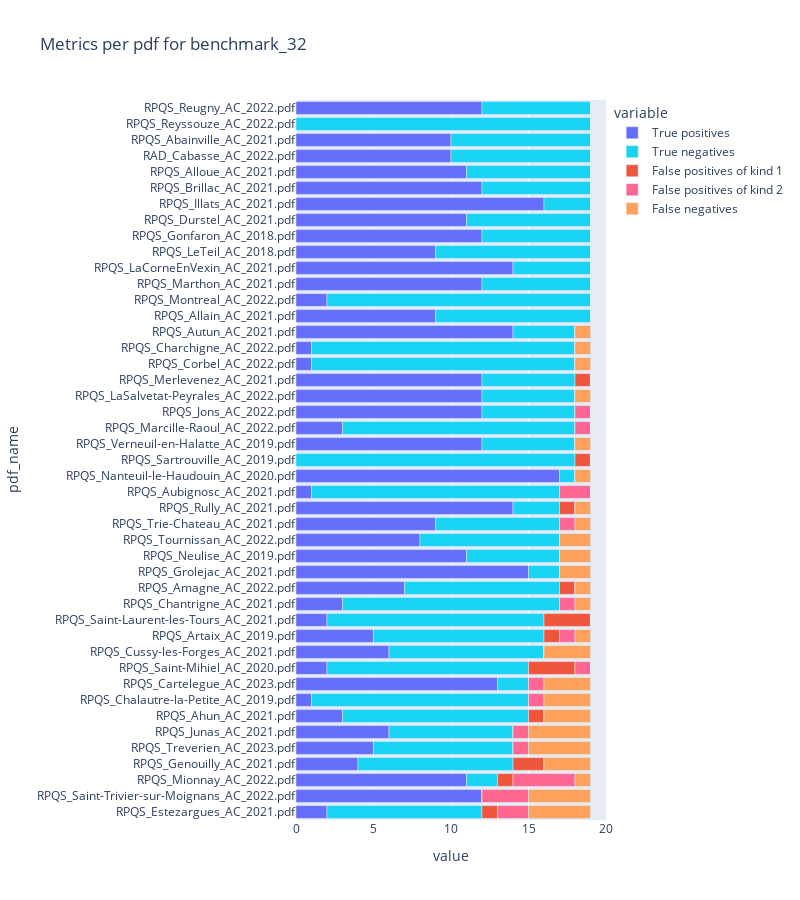
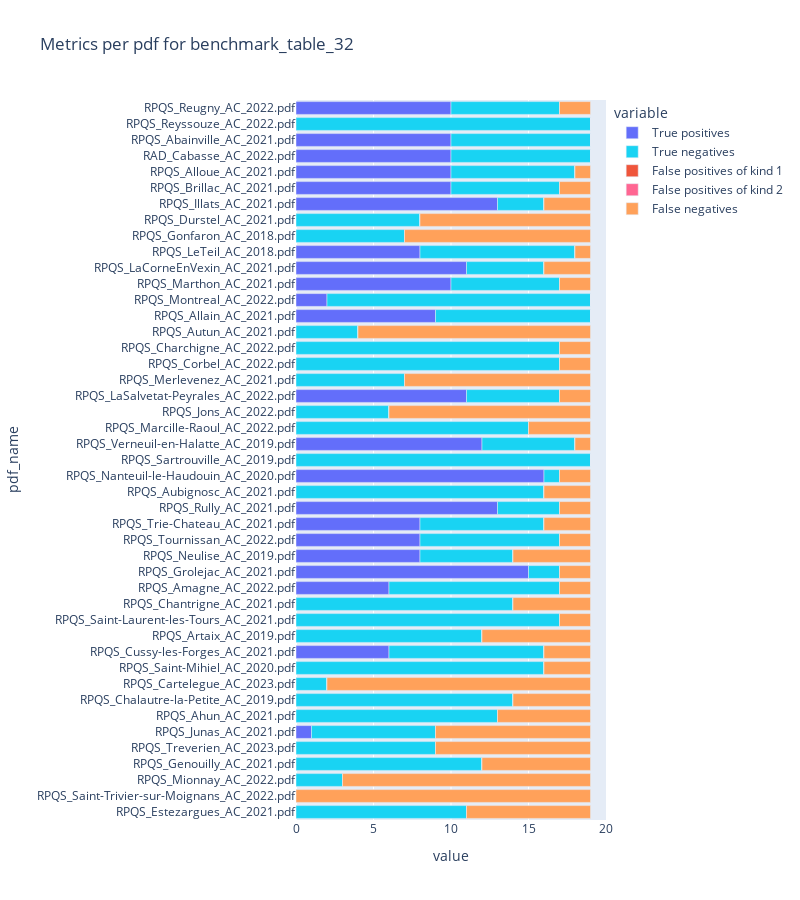

Write notebook code for charts like these, in order.
### Markdown cell above
Plot per pdf the number of  
- true positives (TP).   
- true negatives (TN). 
- false positives of kind 1 (FP1).
- false positives of kind 2 (FP2).
- false negatives (FN).

### Code cell
# Choose the benchmark version to be studied
benchmark_list = ["benchmark_32", "benchmark_table_32"]

# Choose the benchmark version fixing PDF order (descending accuracy)
pdf_order = "benchmark_32"

# Order PDF
pdf_order_list = (df_per_pdf[df_per_pdf["benchmark_version"]==pdf_order]
                  .sort_values(by="accuracy_vs_pdf", ascending=True)["pdf_name"]
                  .to_list())

for benchmark_version in benchmark_list:
    # Select data in the metrics dataframe
    data_to_plot = df_per_pdf[df_per_pdf["benchmark_version"]==benchmark_version]

    # Order PDF
    data_to_plot = data_to_plot.copy()
    data_to_plot['pdf_name'] = pd.Categorical(data_to_plot['pdf_name'], categories=pdf_order_list, ordered=True)
    data_to_plot = data_to_plot.sort_values("pdf_name")

    # Simplify PDF names
    data_to_plot['pdf_name'] = data_to_plot['pdf_name'].str.replace(r"_rpqsid_\d+|_cp\d+", "", regex=True)

    # Rename columns
    new_names_dict = {
        "tp_nb_vs_pdf": "True positives", 
        "tn_nb_vs_pdf": "True negatives", 
        "fp1_nb_vs_pdf": "False positives of kind 1", 
        "fp2_nb_vs_pdf" : "False positives of kind 2", 
        "fn_nb_vs_pdf": "False negatives"
    }
    data_to_plot = data_to_plot.rename(columns=new_names_dict)

    # Plot
    cols_to_show = list(new_names_dict.values())
    fig = px.bar(data_to_plot, 
                    y="pdf_name", 
                    x=cols_to_show,  
                    category_orders={"variable": cols_to_show},
                    #color_discrete_sequence=[px.colors.qualitative.G10[i] for i in [0, 5, 1, 2, 4]],
                    color_discrete_sequence=[px.colors.qualitative.Plotly[i] for i in [0, 5, 1, 6, 4]],
                    height=900,
                    width=800,
                    title=f"Metrics per pdf for {benchmark_version}"
                    )

    fig.show()

### Figure 1 — Plotly figure (JSON) as saved in the notebook; plotly's stock layout.template omitted (floating-point values rounded to 4 significant figures)
{"data": [{"alignmentgroup": "True", "hovertemplate": "variable=True positives<br>value=%{x}<br>pdf_name=%{y}<extra></extra>", "legendgroup": "True positives", "marker": {"color": "#636EFA", "pattern": {"shape": ""}}, "name": "True positives", "offsetgroup": "True positives", "orientation": "h", "showlegend": true, "textposition": "auto", "type": "bar", "x": [2, 12, 11, 4, 5, 6, 3, 1, 13, 2, 6, 5, 2, 3, 7, 15, 11, 8, 9, 14, 1, 17, 0, 12, 3, 12, 12, 12, 1, 1, 14, 9, 2, 12, 14, 9, 12, 11, 16, 12, 11, 10, 10, 0, 12], "xaxis": "x", "y": ["RPQS_Estezargues_AC_2021.pdf", "RPQS_Saint-Trivier-sur-Moignans_AC_2022.pdf", "RPQS_Mionnay_AC_2022.pdf", "RPQS_Genouilly_AC_2021.pdf", "RPQS_Treverien_AC_2023.pdf", "RPQS_Junas_AC_2021.pdf", "RPQS_Ahun_AC_2021.pdf", "RPQS_Chalautre-la-Petite_AC_2019.pdf", "RPQS_Cartelegue_AC_2023.pdf", "RPQS_Saint-Mihiel_AC_2020.pdf", "RPQS_Cussy-les-Forges_AC_2021.pdf", "RPQS_Artaix_AC_2019.pdf", "RPQS_Saint-Laurent-les-Tours_AC_2021.pdf", "RPQS_Chantrigne_AC_2021.pdf", "RPQS_Amagne_AC_2022.pdf", "RPQS_Grolejac_AC_2021.pdf", "RPQS_Neulise_AC_2019.pdf", "RPQS_Tournissan_AC_2022.pdf", "RPQS_Trie-Chateau_AC_2021.pdf", "RPQS_Rully_AC_2021.pdf", "RPQS_Aubignosc_AC_2021.pdf", "RPQS_Nanteuil-le-Haudouin_AC_2020.pdf", "RPQS_Sartrouville_AC_2019.pdf", "RPQS_Verneuil-en-Halatte_AC_2019.pdf", "RPQS_Marcille-Raoul_AC_2022.pdf", "RPQS_Jons_AC_2022.pdf", "RPQS_LaSalvetat-Peyrales_AC_2022.pdf", "RPQS_Merlevenez_AC_2021.pdf", "RPQS_Corbel_AC_2022.pdf", "RPQS_Charchigne_AC_2022.pdf", "RPQS_Autun_AC_2021.pdf", "RPQS_Allain_AC_2021.pdf", "RPQS_Montreal_AC_2022.pdf", "RPQS_Marthon_AC_2021.pdf", "RPQS_LaCorneEnVexin_AC_2021.pdf", "RPQS_LeTeil_AC_2018.pdf", "RPQS_Gonfaron_AC_2018.pdf", "RPQS_Durstel_AC_2021.pdf", "RPQS_Illats_AC_2021.pdf", "RPQS_Brillac_AC_2021.pdf", "RPQS_Alloue_AC_2021.pdf", "RAD_Cabasse_AC_2022.pdf", "RPQS_Abainville_AC_2021.pdf", "RPQS_Reyssouze_AC_2022.pdf", "RPQS_Reugny_AC_2022.pdf"], "yaxis": "y"}, {"alignmentgroup": "True", "hovertemplate": "variable=True negatives<br>value=%{x}<br>pdf_name=%{y}<extra></extra>", "legendgroup": "True negatives", "marker": {"color": "#19D3F3", "pattern": {"shape": ""}}, "name": "True negatives", "offsetgroup": "True negatives", "orientation": "h", "showlegend": true, "textposition": "auto", "type": "bar", "x": [10, 0, 2, 10, 9, 8, 12, 14, 2, 13, 10, 11, 14, 14, 10, 2, 6, 9, 8, 3, 16, 1, 18, 6, 15, 6, 6, 6, 17, 17, 4, 10, 17, 7, 5, 10, 7, 8, 3, 7, 8, 9, 9, 19, 7], "xaxis": "x", "y": ["RPQS_Estezargues_AC_2021.pdf", "RPQS_Saint-Trivier-sur-Moignans_AC_2022.pdf", "RPQS_Mionnay_AC_2022.pdf", "RPQS_Genouilly_AC_2021.pdf", "RPQS_Treverien_AC_2023.pdf", "RPQS_Junas_AC_2021.pdf", "RPQS_Ahun_AC_2021.pdf", "RPQS_Chalautre-la-Petite_AC_2019.pdf", "RPQS_Cartelegue_AC_2023.pdf", "RPQS_Saint-Mihiel_AC_2020.pdf", "RPQS_Cussy-les-Forges_AC_2021.pdf", "RPQS_Artaix_AC_2019.pdf", "RPQS_Saint-Laurent-les-Tours_AC_2021.pdf", "RPQS_Chantrigne_AC_2021.pdf", "RPQS_Amagne_AC_2022.pdf", "RPQS_Grolejac_AC_2021.pdf", "RPQS_Neulise_AC_2019.pdf", "RPQS_Tournissan_AC_2022.pdf", "RPQS_Trie-Chateau_AC_2021.pdf", "RPQS_Rully_AC_2021.pdf", "RPQS_Aubignosc_AC_2021.pdf", "RPQS_Nanteuil-le-Haudouin_AC_2020.pdf", "RPQS_Sartrouville_AC_2019.pdf", "RPQS_Verneuil-en-Halatte_AC_2019.pdf", "RPQS_Marcille-Raoul_AC_2022.pdf", "RPQS_Jons_AC_2022.pdf", "RPQS_LaSalvetat-Peyrales_AC_2022.pdf", "RPQS_Merlevenez_AC_2021.pdf", "RPQS_Corbel_AC_2022.pdf", "RPQS_Charchigne_AC_2022.pdf", "RPQS_Autun_AC_2021.pdf", "RPQS_Allain_AC_2021.pdf", "RPQS_Montreal_AC_2022.pdf", "RPQS_Marthon_AC_2021.pdf", "RPQS_LaCorneEnVexin_AC_2021.pdf", "RPQS_LeTeil_AC_2018.pdf", "RPQS_Gonfaron_AC_2018.pdf", "RPQS_Durstel_AC_2021.pdf", "RPQS_Illats_AC_2021.pdf", "RPQS_Brillac_AC_2021.pdf", "RPQS_Alloue_AC_2021.pdf", "RAD_Cabasse_AC_2022.pdf", "RPQS_Abainville_AC_2021.pdf", "RPQS_Reyssouze_AC_2022.pdf", "RPQS_Reugny_AC_2022.pdf"], "yaxis": "y"}, {"alignmentgroup": "True", "hovertemplate": "variable=False positives of kind 1<br>value=%{x}<br>pdf_name=%{y}<extra></extra>", "legendgroup": "False positives of kind 1", "marker": {"color": "#EF553B", "pattern": {"shape": ""}}, "name": "False positives of kind 1", "offsetgroup": "False positives of kind 1", "orientation": "h", "showlegend": true, "textposition": "auto", "type": "bar", "x": [1, 0, 1, 2, 0, 0, 1, 0, 0, 3, 0, 1, 3, 0, 1, 0, 0, 0, 0, 1, 0, 0, 1, 0, 0, 0, 0, 1, 0, 0, 0, 0, 0, 0, 0, 0, 0, 0, 0, 0, 0, 0, 0, 0, 0], "xaxis": "x", "y": ["RPQS_Estezargues_AC_2021.pdf", "RPQS_Saint-Trivier-sur-Moignans_AC_2022.pdf", "RPQS_Mionnay_AC_2022.pdf", "RPQS_Genouilly_AC_2021.pdf", "RPQS_Treverien_AC_2023.pdf", "RPQS_Junas_AC_2021.pdf", "RPQS_Ahun_AC_2021.pdf", "RPQS_Chalautre-la-Petite_AC_2019.pdf", "RPQS_Cartelegue_AC_2023.pdf", "RPQS_Saint-Mihiel_AC_2020.pdf", "RPQS_Cussy-les-Forges_AC_2021.pdf", "RPQS_Artaix_AC_2019.pdf", "RPQS_Saint-Laurent-les-Tours_AC_2021.pdf", "RPQS_Chantrigne_AC_2021.pdf", "RPQS_Amagne_AC_2022.pdf", "RPQS_Grolejac_AC_2021.pdf", "RPQS_Neulise_AC_2019.pdf", "RPQS_Tournissan_AC_2022.pdf", "RPQS_Trie-Chateau_AC_2021.pdf", "RPQS_Rully_AC_2021.pdf", "RPQS_Aubignosc_AC_2021.pdf", "RPQS_Nanteuil-le-Haudouin_AC_2020.pdf", "RPQS_Sartrouville_AC_2019.pdf", "RPQS_Verneuil-en-Halatte_AC_2019.pdf", "RPQS_Marcille-Raoul_AC_2022.pdf", "RPQS_Jons_AC_2022.pdf", "RPQS_LaSalvetat-Peyrales_AC_2022.pdf", "RPQS_Merlevenez_AC_2021.pdf", "RPQS_Corbel_AC_2022.pdf", "RPQS_Charchigne_AC_2022.pdf", "RPQS_Autun_AC_2021.pdf", "RPQS_Allain_AC_2021.pdf", "RPQS_Montreal_AC_2022.pdf", "RPQS_Marthon_AC_2021.pdf", "RPQS_LaCorneEnVexin_AC_2021.pdf", "RPQS_LeTeil_AC_2018.pdf", "RPQS_Gonfaron_AC_2018.pdf", "RPQS_Durstel_AC_2021.pdf", "RPQS_Illats_AC_2021.pdf", "RPQS_Brillac_AC_2021.pdf", "RPQS_Alloue_AC_2021.pdf", "RAD_Cabasse_AC_2022.pdf", "RPQS_Abainville_AC_2021.pdf", "RPQS_Reyssouze_AC_2022.pdf", "RPQS_Reugny_AC_2022.pdf"], "yaxis": "y"}, {"alignmentgroup": "True", "hovertemplate": "variable=False positives of kind 2<br>value=%{x}<br>pdf_name=%{y}<extra></extra>", "legendgroup": "False positives of kind 2", "marker": {"color": "#FF6692", "pattern": {"shape": ""}}, "name": "False positives of kind 2", "offsetgroup": "False positives of kind 2", "orientation": "h", "showlegend": true, "textposition": "auto", "type": "bar", "x": [2, 3, 4, 0, 1, 1, 0, 1, 1, 1, 0, 1, 0, 1, 0, 0, 0, 0, 1, 0, 2, 0, 0, 0, 1, 1, 0, 0, 0, 0, 0, 0, 0, 0, 0, 0, 0, 0, 0, 0, 0, 0, 0, 0, 0], "xaxis": "x", "y": ["RPQS_Estezargues_AC_2021.pdf", "RPQS_Saint-Trivier-sur-Moignans_AC_2022.pdf", "RPQS_Mionnay_AC_2022.pdf", "RPQS_Genouilly_AC_2021.pdf", "RPQS_Treverien_AC_2023.pdf", "RPQS_Junas_AC_2021.pdf", "RPQS_Ahun_AC_2021.pdf", "RPQS_Chalautre-la-Petite_AC_2019.pdf", "RPQS_Cartelegue_AC_2023.pdf", "RPQS_Saint-Mihiel_AC_2020.pdf", "RPQS_Cussy-les-Forges_AC_2021.pdf", "RPQS_Artaix_AC_2019.pdf", "RPQS_Saint-Laurent-les-Tours_AC_2021.pdf", "RPQS_Chantrigne_AC_2021.pdf", "RPQS_Amagne_AC_2022.pdf", "RPQS_Grolejac_AC_2021.pdf", "RPQS_Neulise_AC_2019.pdf", "RPQS_Tournissan_AC_2022.pdf", "RPQS_Trie-Chateau_AC_2021.pdf", "RPQS_Rully_AC_2021.pdf", "RPQS_Aubignosc_AC_2021.pdf", "RPQS_Nanteuil-le-Haudouin_AC_2020.pdf", "RPQS_Sartrouville_AC_2019.pdf", "RPQS_Verneuil-en-Halatte_AC_2019.pdf", "RPQS_Marcille-Raoul_AC_2022.pdf", "RPQS_Jons_AC_2022.pdf", "RPQS_LaSalvetat-Peyrales_AC_2022.pdf", "RPQS_Merlevenez_AC_2021.pdf", "RPQS_Corbel_AC_2022.pdf", "RPQS_Charchigne_AC_2022.pdf", "RPQS_Autun_AC_2021.pdf", "RPQS_Allain_AC_2021.pdf", "RPQS_Montreal_AC_2022.pdf", "RPQS_Marthon_AC_2021.pdf", "RPQS_LaCorneEnVexin_AC_2021.pdf", "RPQS_LeTeil_AC_2018.pdf", "RPQS_Gonfaron_AC_2018.pdf", "RPQS_Durstel_AC_2021.pdf", "RPQS_Illats_AC_2021.pdf", "RPQS_Brillac_AC_2021.pdf", "RPQS_Alloue_AC_2021.pdf", "RAD_Cabasse_AC_2022.pdf", "RPQS_Abainville_AC_2021.pdf", "RPQS_Reyssouze_AC_2022.pdf", "RPQS_Reugny_AC_2022.pdf"], "yaxis": "y"}, {"alignmentgroup": "True", "hovertemplate": "variable=False negatives<br>value=%{x}<br>pdf_name=%{y}<extra></extra>", "legendgroup": "False negatives", "marker": {"color": "#FFA15A", "pattern": {"shape": ""}}, "name": "False negatives", "offsetgroup": "False negatives", "orientation": "h", "showlegend": true, "textposition": "auto", "type": "bar", "x": [4, 4, 1, 3, 4, 4, 3, 3, 3, 0, 3, 1, 0, 1, 1, 2, 2, 2, 1, 1, 0, 1, 0, 1, 0, 0, 1, 0, 1, 1, 1, 0, 0, 0, 0, 0, 0, 0, 0, 0, 0, 0, 0, 0, 0], "xaxis": "x", "y": ["RPQS_Estezargues_AC_2021.pdf", "RPQS_Saint-Trivier-sur-Moignans_AC_2022.pdf", "RPQS_Mionnay_AC_2022.pdf", "RPQS_Genouilly_AC_2021.pdf", "RPQS_Treverien_AC_2023.pdf", "RPQS_Junas_AC_2021.pdf", "RPQS_Ahun_AC_2021.pdf", "RPQS_Chalautre-la-Petite_AC_2019.pdf", "RPQS_Cartelegue_AC_2023.pdf", "RPQS_Saint-Mihiel_AC_2020.pdf", "RPQS_Cussy-les-Forges_AC_2021.pdf", "RPQS_Artaix_AC_2019.pdf", "RPQS_Saint-Laurent-les-Tours_AC_2021.pdf", "RPQS_Chantrigne_AC_2021.pdf", "RPQS_Amagne_AC_2022.pdf", "RPQS_Grolejac_AC_2021.pdf", "RPQS_Neulise_AC_2019.pdf", "RPQS_Tournissan_AC_2022.pdf", "RPQS_Trie-Chateau_AC_2021.pdf", "RPQS_Rully_AC_2021.pdf", "RPQS_Aubignosc_AC_2021.pdf", "RPQS_Nanteuil-le-Haudouin_AC_2020.pdf", "RPQS_Sartrouville_AC_2019.pdf", "RPQS_Verneuil-en-Halatte_AC_2019.pdf", "RPQS_Marcille-Raoul_AC_2022.pdf", "RPQS_Jons_AC_2022.pdf", "RPQS_LaSalvetat-Peyrales_AC_2022.pdf", "RPQS_Merlevenez_AC_2021.pdf", "RPQS_Corbel_AC_2022.pdf", "RPQS_Charchigne_AC_2022.pdf", "RPQS_Autun_AC_2021.pdf", "RPQS_Allain_AC_2021.pdf", "RPQS_Montreal_AC_2022.pdf", "RPQS_Marthon_AC_2021.pdf", "RPQS_LaCorneEnVexin_AC_2021.pdf", "RPQS_LeTeil_AC_2018.pdf", "RPQS_Gonfaron_AC_2018.pdf", "RPQS_Durstel_AC_2021.pdf", "RPQS_Illats_AC_2021.pdf", "RPQS_Brillac_AC_2021.pdf", "RPQS_Alloue_AC_2021.pdf", "RAD_Cabasse_AC_2022.pdf", "RPQS_Abainville_AC_2021.pdf", "RPQS_Reyssouze_AC_2022.pdf", "RPQS_Reugny_AC_2022.pdf"], "yaxis": "y"}], "layout": {"barmode": "relative", "height": 900, "legend": {"title": {"text": "variable"}, "tracegroupgap": 0}, "title": {"text": "Metrics per pdf for benchmark_32"}, "width": 800, "xaxis": {"anchor": "y", "domain": [0, 1], "title": {"text": "value"}}, "yaxis": {"anchor": "x", "domain": [0, 1], "title": {"text": "pdf_name"}}}}

### Figure 2 — Plotly figure (JSON) as saved in the notebook; plotly's stock layout.template omitted (floating-point values rounded to 4 significant figures)
{"data": [{"alignmentgroup": "True", "hovertemplate": "variable=True positives<br>value=%{x}<br>pdf_name=%{y}<extra></extra>", "legendgroup": "True positives", "marker": {"color": "#636EFA", "pattern": {"shape": ""}}, "name": "True positives", "offsetgroup": "True positives", "orientation": "h", "showlegend": true, "textposition": "auto", "type": "bar", "x": [0, 0, 0, 0, 0, 1, 0, 0, 0, 0, 6, 0, 0, 0, 6, 15, 8, 8, 8, 13, 0, 16, 0, 12, 0, 0, 11, 0, 0, 0, 0, 9, 2, 10, 11, 8, 0, 0, 13, 10, 10, 10, 10, 0, 10], "xaxis": "x", "y": ["RPQS_Estezargues_AC_2021.pdf", "RPQS_Saint-Trivier-sur-Moignans_AC_2022.pdf", "RPQS_Mionnay_AC_2022.pdf", "RPQS_Genouilly_AC_2021.pdf", "RPQS_Treverien_AC_2023.pdf", "RPQS_Junas_AC_2021.pdf", "RPQS_Ahun_AC_2021.pdf", "RPQS_Chalautre-la-Petite_AC_2019.pdf", "RPQS_Cartelegue_AC_2023.pdf", "RPQS_Saint-Mihiel_AC_2020.pdf", "RPQS_Cussy-les-Forges_AC_2021.pdf", "RPQS_Artaix_AC_2019.pdf", "RPQS_Saint-Laurent-les-Tours_AC_2021.pdf", "RPQS_Chantrigne_AC_2021.pdf", "RPQS_Amagne_AC_2022.pdf", "RPQS_Grolejac_AC_2021.pdf", "RPQS_Neulise_AC_2019.pdf", "RPQS_Tournissan_AC_2022.pdf", "RPQS_Trie-Chateau_AC_2021.pdf", "RPQS_Rully_AC_2021.pdf", "RPQS_Aubignosc_AC_2021.pdf", "RPQS_Nanteuil-le-Haudouin_AC_2020.pdf", "RPQS_Sartrouville_AC_2019.pdf", "RPQS_Verneuil-en-Halatte_AC_2019.pdf", "RPQS_Marcille-Raoul_AC_2022.pdf", "RPQS_Jons_AC_2022.pdf", "RPQS_LaSalvetat-Peyrales_AC_2022.pdf", "RPQS_Merlevenez_AC_2021.pdf", "RPQS_Corbel_AC_2022.pdf", "RPQS_Charchigne_AC_2022.pdf", "RPQS_Autun_AC_2021.pdf", "RPQS_Allain_AC_2021.pdf", "RPQS_Montreal_AC_2022.pdf", "RPQS_Marthon_AC_2021.pdf", "RPQS_LaCorneEnVexin_AC_2021.pdf", "RPQS_LeTeil_AC_2018.pdf", "RPQS_Gonfaron_AC_2018.pdf", "RPQS_Durstel_AC_2021.pdf", "RPQS_Illats_AC_2021.pdf", "RPQS_Brillac_AC_2021.pdf", "RPQS_Alloue_AC_2021.pdf", "RAD_Cabasse_AC_2022.pdf", "RPQS_Abainville_AC_2021.pdf", "RPQS_Reyssouze_AC_2022.pdf", "RPQS_Reugny_AC_2022.pdf"], "yaxis": "y"}, {"alignmentgroup": "True", "hovertemplate": "variable=True negatives<br>value=%{x}<br>pdf_name=%{y}<extra></extra>", "legendgroup": "True negatives", "marker": {"color": "#19D3F3", "pattern": {"shape": ""}}, "name": "True negatives", "offsetgroup": "True negatives", "orientation": "h", "showlegend": true, "textposition": "auto", "type": "bar", "x": [11, 0, 3, 12, 9, 8, 13, 14, 2, 16, 10, 12, 17, 14, 11, 2, 6, 9, 8, 4, 16, 1, 19, 6, 15, 6, 6, 7, 17, 17, 4, 10, 17, 7, 5, 10, 7, 8, 3, 7, 8, 9, 9, 19, 7], "xaxis": "x", "y": ["RPQS_Estezargues_AC_2021.pdf", "RPQS_Saint-Trivier-sur-Moignans_AC_2022.pdf", "RPQS_Mionnay_AC_2022.pdf", "RPQS_Genouilly_AC_2021.pdf", "RPQS_Treverien_AC_2023.pdf", "RPQS_Junas_AC_2021.pdf", "RPQS_Ahun_AC_2021.pdf", "RPQS_Chalautre-la-Petite_AC_2019.pdf", "RPQS_Cartelegue_AC_2023.pdf", "RPQS_Saint-Mihiel_AC_2020.pdf", "RPQS_Cussy-les-Forges_AC_2021.pdf", "RPQS_Artaix_AC_2019.pdf", "RPQS_Saint-Laurent-les-Tours_AC_2021.pdf", "RPQS_Chantrigne_AC_2021.pdf", "RPQS_Amagne_AC_2022.pdf", "RPQS_Grolejac_AC_2021.pdf", "RPQS_Neulise_AC_2019.pdf", "RPQS_Tournissan_AC_2022.pdf", "RPQS_Trie-Chateau_AC_2021.pdf", "RPQS_Rully_AC_2021.pdf", "RPQS_Aubignosc_AC_2021.pdf", "RPQS_Nanteuil-le-Haudouin_AC_2020.pdf", "RPQS_Sartrouville_AC_2019.pdf", "RPQS_Verneuil-en-Halatte_AC_2019.pdf", "RPQS_Marcille-Raoul_AC_2022.pdf", "RPQS_Jons_AC_2022.pdf", "RPQS_LaSalvetat-Peyrales_AC_2022.pdf", "RPQS_Merlevenez_AC_2021.pdf", "RPQS_Corbel_AC_2022.pdf", "RPQS_Charchigne_AC_2022.pdf", "RPQS_Autun_AC_2021.pdf", "RPQS_Allain_AC_2021.pdf", "RPQS_Montreal_AC_2022.pdf", "RPQS_Marthon_AC_2021.pdf", "RPQS_LaCorneEnVexin_AC_2021.pdf", "RPQS_LeTeil_AC_2018.pdf", "RPQS_Gonfaron_AC_2018.pdf", "RPQS_Durstel_AC_2021.pdf", "RPQS_Illats_AC_2021.pdf", "RPQS_Brillac_AC_2021.pdf", "RPQS_Alloue_AC_2021.pdf", "RAD_Cabasse_AC_2022.pdf", "RPQS_Abainville_AC_2021.pdf", "RPQS_Reyssouze_AC_2022.pdf", "RPQS_Reugny_AC_2022.pdf"], "yaxis": "y"}, {"alignmentgroup": "True", "hovertemplate": "variable=False positives of kind 1<br>value=%{x}<br>pdf_name=%{y}<extra></extra>", "legendgroup": "False positives of kind 1", "marker": {"color": "#EF553B", "pattern": {"shape": ""}}, "name": "False positives of kind 1", "offsetgroup": "False positives of kind 1", "orientation": "h", "showlegend": true, "textposition": "auto", "type": "bar", "x": [0, 0, 0, 0, 0, 0, 0, 0, 0, 0, 0, 0, 0, 0, 0, 0, 0, 0, 0, 0, 0, 0, 0, 0, 0, 0, 0, 0, 0, 0, 0, 0, 0, 0, 0, 0, 0, 0, 0, 0, 0, 0, 0, 0, 0], "xaxis": "x", "y": ["RPQS_Estezargues_AC_2021.pdf", "RPQS_Saint-Trivier-sur-Moignans_AC_2022.pdf", "RPQS_Mionnay_AC_2022.pdf", "RPQS_Genouilly_AC_2021.pdf", "RPQS_Treverien_AC_2023.pdf", "RPQS_Junas_AC_2021.pdf", "RPQS_Ahun_AC_2021.pdf", "RPQS_Chalautre-la-Petite_AC_2019.pdf", "RPQS_Cartelegue_AC_2023.pdf", "RPQS_Saint-Mihiel_AC_2020.pdf", "RPQS_Cussy-les-Forges_AC_2021.pdf", "RPQS_Artaix_AC_2019.pdf", "RPQS_Saint-Laurent-les-Tours_AC_2021.pdf", "RPQS_Chantrigne_AC_2021.pdf", "RPQS_Amagne_AC_2022.pdf", "RPQS_Grolejac_AC_2021.pdf", "RPQS_Neulise_AC_2019.pdf", "RPQS_Tournissan_AC_2022.pdf", "RPQS_Trie-Chateau_AC_2021.pdf", "RPQS_Rully_AC_2021.pdf", "RPQS_Aubignosc_AC_2021.pdf", "RPQS_Nanteuil-le-Haudouin_AC_2020.pdf", "RPQS_Sartrouville_AC_2019.pdf", "RPQS_Verneuil-en-Halatte_AC_2019.pdf", "RPQS_Marcille-Raoul_AC_2022.pdf", "RPQS_Jons_AC_2022.pdf", "RPQS_LaSalvetat-Peyrales_AC_2022.pdf", "RPQS_Merlevenez_AC_2021.pdf", "RPQS_Corbel_AC_2022.pdf", "RPQS_Charchigne_AC_2022.pdf", "RPQS_Autun_AC_2021.pdf", "RPQS_Allain_AC_2021.pdf", "RPQS_Montreal_AC_2022.pdf", "RPQS_Marthon_AC_2021.pdf", "RPQS_LaCorneEnVexin_AC_2021.pdf", "RPQS_LeTeil_AC_2018.pdf", "RPQS_Gonfaron_AC_2018.pdf", "RPQS_Durstel_AC_2021.pdf", "RPQS_Illats_AC_2021.pdf", "RPQS_Brillac_AC_2021.pdf", "RPQS_Alloue_AC_2021.pdf", "RAD_Cabasse_AC_2022.pdf", "RPQS_Abainville_AC_2021.pdf", "RPQS_Reyssouze_AC_2022.pdf", "RPQS_Reugny_AC_2022.pdf"], "yaxis": "y"}, {"alignmentgroup": "True", "hovertemplate": "variable=False positives of kind 2<br>value=%{x}<br>pdf_name=%{y}<extra></extra>", "legendgroup": "False positives of kind 2", "marker": {"color": "#FF6692", "pattern": {"shape": ""}}, "name": "False positives of kind 2", "offsetgroup": "False positives of kind 2", "orientation": "h", "showlegend": true, "textposition": "auto", "type": "bar", "x": [0, 0, 0, 0, 0, 0, 0, 0, 0, 0, 0, 0, 0, 0, 0, 0, 0, 0, 0, 0, 0, 0, 0, 0, 0, 0, 0, 0, 0, 0, 0, 0, 0, 0, 0, 0, 0, 0, 0, 0, 0, 0, 0, 0, 0], "xaxis": "x", "y": ["RPQS_Estezargues_AC_2021.pdf", "RPQS_Saint-Trivier-sur-Moignans_AC_2022.pdf", "RPQS_Mionnay_AC_2022.pdf", "RPQS_Genouilly_AC_2021.pdf", "RPQS_Treverien_AC_2023.pdf", "RPQS_Junas_AC_2021.pdf", "RPQS_Ahun_AC_2021.pdf", "RPQS_Chalautre-la-Petite_AC_2019.pdf", "RPQS_Cartelegue_AC_2023.pdf", "RPQS_Saint-Mihiel_AC_2020.pdf", "RPQS_Cussy-les-Forges_AC_2021.pdf", "RPQS_Artaix_AC_2019.pdf", "RPQS_Saint-Laurent-les-Tours_AC_2021.pdf", "RPQS_Chantrigne_AC_2021.pdf", "RPQS_Amagne_AC_2022.pdf", "RPQS_Grolejac_AC_2021.pdf", "RPQS_Neulise_AC_2019.pdf", "RPQS_Tournissan_AC_2022.pdf", "RPQS_Trie-Chateau_AC_2021.pdf", "RPQS_Rully_AC_2021.pdf", "RPQS_Aubignosc_AC_2021.pdf", "RPQS_Nanteuil-le-Haudouin_AC_2020.pdf", "RPQS_Sartrouville_AC_2019.pdf", "RPQS_Verneuil-en-Halatte_AC_2019.pdf", "RPQS_Marcille-Raoul_AC_2022.pdf", "RPQS_Jons_AC_2022.pdf", "RPQS_LaSalvetat-Peyrales_AC_2022.pdf", "RPQS_Merlevenez_AC_2021.pdf", "RPQS_Corbel_AC_2022.pdf", "RPQS_Charchigne_AC_2022.pdf", "RPQS_Autun_AC_2021.pdf", "RPQS_Allain_AC_2021.pdf", "RPQS_Montreal_AC_2022.pdf", "RPQS_Marthon_AC_2021.pdf", "RPQS_LaCorneEnVexin_AC_2021.pdf", "RPQS_LeTeil_AC_2018.pdf", "RPQS_Gonfaron_AC_2018.pdf", "RPQS_Durstel_AC_2021.pdf", "RPQS_Illats_AC_2021.pdf", "RPQS_Brillac_AC_2021.pdf", "RPQS_Alloue_AC_2021.pdf", "RAD_Cabasse_AC_2022.pdf", "RPQS_Abainville_AC_2021.pdf", "RPQS_Reyssouze_AC_2022.pdf", "RPQS_Reugny_AC_2022.pdf"], "yaxis": "y"}, {"alignmentgroup": "True", "hovertemplate": "variable=False negatives<br>value=%{x}<br>pdf_name=%{y}<extra></extra>", "legendgroup": "False negatives", "marker": {"color": "#FFA15A", "pattern": {"shape": ""}}, "name": "False negatives", "offsetgroup": "False negatives", "orientation": "h", "showlegend": true, "textposition": "auto", "type": "bar", "x": [8, 19, 16, 7, 10, 10, 6, 5, 17, 3, 3, 7, 2, 5, 2, 2, 5, 2, 3, 2, 3, 2, 0, 1, 4, 13, 2, 12, 2, 2, 15, 0, 0, 2, 3, 1, 12, 11, 3, 2, 1, 0, 0, 0, 2], "xaxis": "x", "y": ["RPQS_Estezargues_AC_2021.pdf", "RPQS_Saint-Trivier-sur-Moignans_AC_2022.pdf", "RPQS_Mionnay_AC_2022.pdf", "RPQS_Genouilly_AC_2021.pdf", "RPQS_Treverien_AC_2023.pdf", "RPQS_Junas_AC_2021.pdf", "RPQS_Ahun_AC_2021.pdf", "RPQS_Chalautre-la-Petite_AC_2019.pdf", "RPQS_Cartelegue_AC_2023.pdf", "RPQS_Saint-Mihiel_AC_2020.pdf", "RPQS_Cussy-les-Forges_AC_2021.pdf", "RPQS_Artaix_AC_2019.pdf", "RPQS_Saint-Laurent-les-Tours_AC_2021.pdf", "RPQS_Chantrigne_AC_2021.pdf", "RPQS_Amagne_AC_2022.pdf", "RPQS_Grolejac_AC_2021.pdf", "RPQS_Neulise_AC_2019.pdf", "RPQS_Tournissan_AC_2022.pdf", "RPQS_Trie-Chateau_AC_2021.pdf", "RPQS_Rully_AC_2021.pdf", "RPQS_Aubignosc_AC_2021.pdf", "RPQS_Nanteuil-le-Haudouin_AC_2020.pdf", "RPQS_Sartrouville_AC_2019.pdf", "RPQS_Verneuil-en-Halatte_AC_2019.pdf", "RPQS_Marcille-Raoul_AC_2022.pdf", "RPQS_Jons_AC_2022.pdf", "RPQS_LaSalvetat-Peyrales_AC_2022.pdf", "RPQS_Merlevenez_AC_2021.pdf", "RPQS_Corbel_AC_2022.pdf", "RPQS_Charchigne_AC_2022.pdf", "RPQS_Autun_AC_2021.pdf", "RPQS_Allain_AC_2021.pdf", "RPQS_Montreal_AC_2022.pdf", "RPQS_Marthon_AC_2021.pdf", "RPQS_LaCorneEnVexin_AC_2021.pdf", "RPQS_LeTeil_AC_2018.pdf", "RPQS_Gonfaron_AC_2018.pdf", "RPQS_Durstel_AC_2021.pdf", "RPQS_Illats_AC_2021.pdf", "RPQS_Brillac_AC_2021.pdf", "RPQS_Alloue_AC_2021.pdf", "RAD_Cabasse_AC_2022.pdf", "RPQS_Abainville_AC_2021.pdf", "RPQS_Reyssouze_AC_2022.pdf", "RPQS_Reugny_AC_2022.pdf"], "yaxis": "y"}], "layout": {"barmode": "relative", "height": 900, "legend": {"title": {"text": "variable"}, "tracegroupgap": 0}, "title": {"text": "Metrics per pdf for benchmark_table_32"}, "width": 800, "xaxis": {"anchor": "y", "domain": [0, 1], "title": {"text": "value"}}, "yaxis": {"anchor": "x", "domain": [0, 1], "title": {"text": "pdf_name"}}}}
